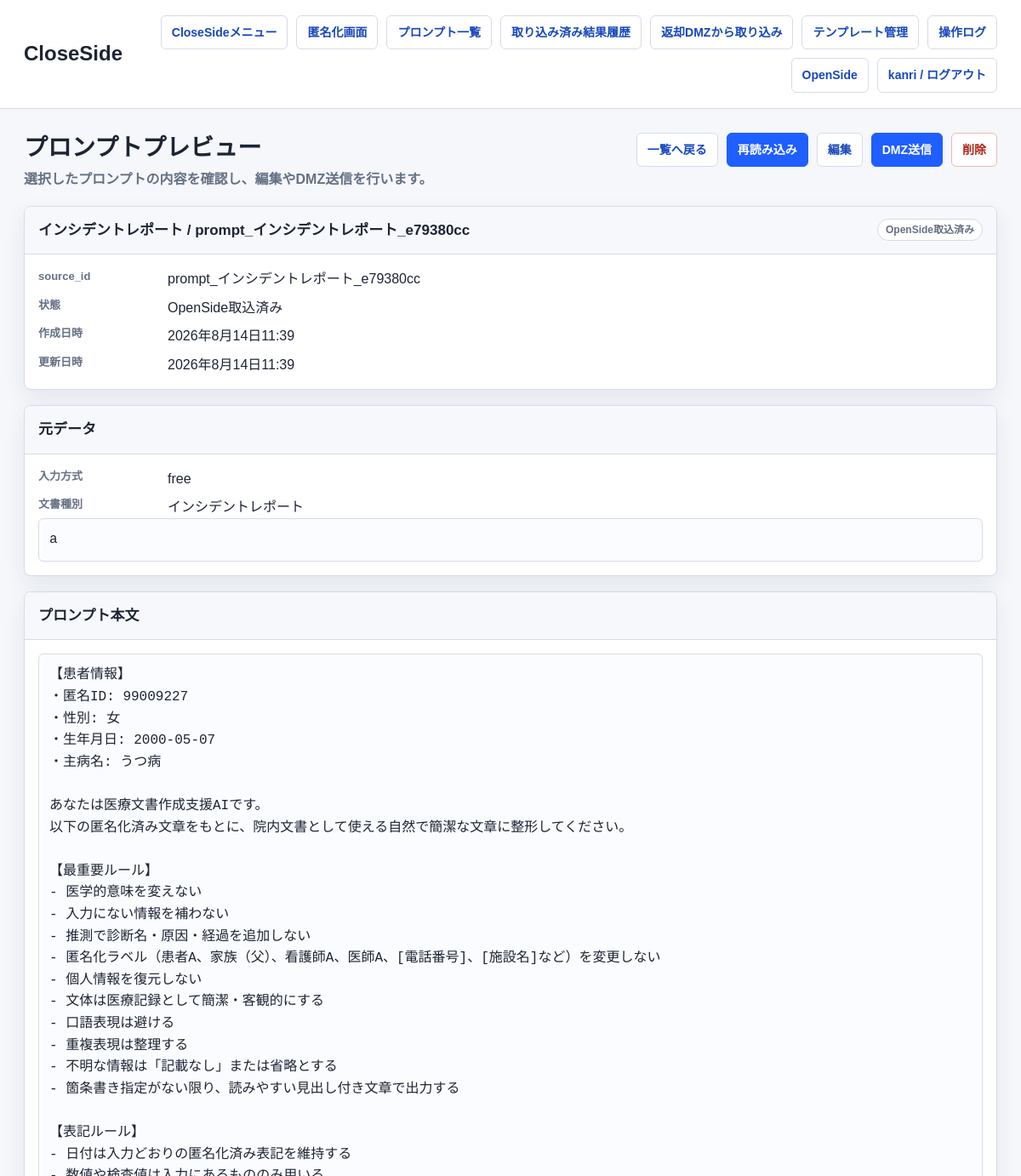
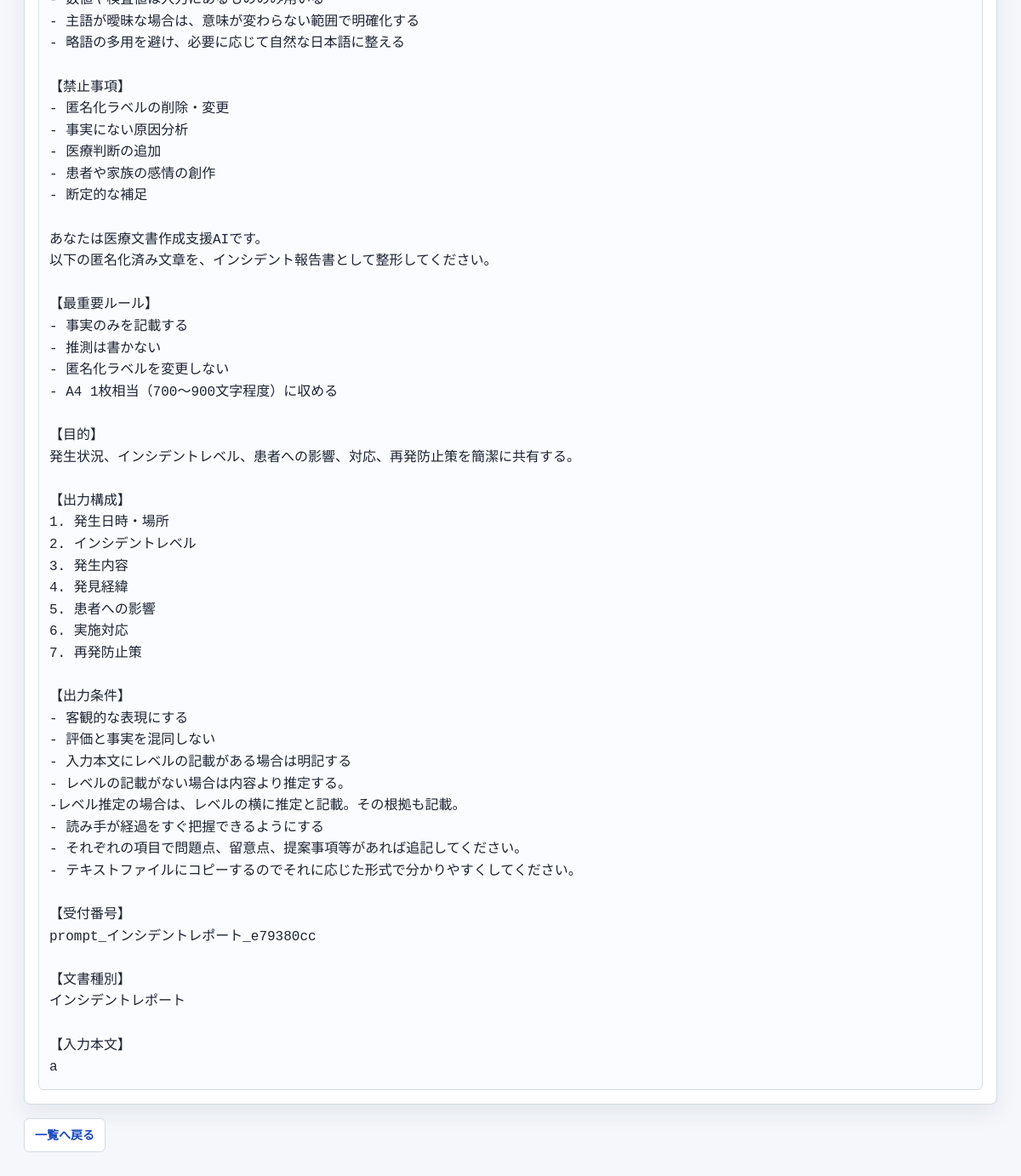
/close/prompts/98/ (signed in), run on the app's committed database (2 pictures, top to bottom).
### anonymizer_app/models.py (models this page shows, shortened)
class Prompt(models.Model):
    STATUS_CHOICES = [
        ('draft', '作成済み'),
        ('sent_to_dmz', 'DMZ送信済み'),
        ('imported_to_open', 'OpenSide取込済み'),
    ]
    name = models.CharField(max_length=255)
    content = models.TextField()
    source_input_data = models.JSONField(blank=True, default=dict)
    source_id = models.CharField(max_length=255, blank=True, default='', db_index=True)
    owner = models.ForeignKey(settings.AUTH_USER_MODEL, null=True, blank=True, on_delete=models.SET_NULL)
    status = models.CharField(max_length=32, choices=STATUS_CHOICES, default='draft')
    created_at = models.DateTimeField(default=timezone.now)
    updated_at = models.DateTimeField(auto_now=True)

### close_side/views.py (the view)
# urls.py: path('prompts/<int:pk>/', close_login_required(views.prompt_preview), name='prompt_preview'),
def prompt_preview(request, pk):
    prompt = get_object_or_404(_owned_queryset(Prompt.objects.all(), request.user), pk=pk)
    return render(request, 'anonymizer_app/prompt_preview.html', {'prompt': prompt})

### anonymizer_app/network_policy.py (called while the page is built)
def network_policy() -> dict:
    return getattr(settings, 'NETWORK_POLICY', DEFAULT_NETWORK_POLICY)

def get_client_ip(request) -> str:
    forwarded_for = request.META.get('HTTP_X_FORWARDED_FOR', '')
    if getattr(settings, 'NETWORK_POLICY_TRUST_X_FORWARDED_FOR', True) and forwarded_for:
        return forwarded_for.split(',')[0].strip()
    return request.META.get('REMOTE_ADDR') or ''

def normalize_ip(value: str):
    try:
        return ip_address(value)
    except ValueError:
        return None

def _networks(cidrs: list[str]):
    networks = []
    for cidr in cidrs:
        try:
            networks.append(ip_network(cidr))
        except ValueError:
            continue
    return networks

def side_for_path(path: str) -> str:
    for side, rule in network_policy().items():
        if any(path.startswith(prefix) for prefix in rule.get('paths', [])):
            return side
    return ''

def allowed_cidrs_for_side(side: str) -> list[str]:
    rule = network_policy().get(side, {})
    cidrs = list(rule.get('cidrs', []))
    if getattr(settings, 'NETWORK_POLICY_ALLOW_LOOPBACK', False):
        cidrs.extend(LOOPBACK_CIDRS)
    return cidrs

def is_client_allowed_for_side(client_ip: str, side: str) -> bool:
    parsed = normalize_ip(client_ip)
    if parsed is None:
        return False
    return any(parsed in network for network in _networks(allowed_cidrs_for_side(side)))

    def __call__(self, request):
        side = side_for_path(request.path_info)
        if not side or not getattr(settings, 'NETWORK_POLICY_ENFORCED', True):
            return self.get_response(request)
        client_ip = get_client_ip(request)
        if is_client_allowed_for_side(client_ip, side):
            request.network_segment = side
            request.client_ip = client_ip
            return self.get_response(request)
        self._log_denied_request(request, side, client_ip)
        label = network_policy().get(side, {}).get('label', side)
        return HttpResponseForbidden(f'{label} へのアクセス元ネットワークが許可されていません。')

### close_side/views.py (called while the page is built)
def _is_admin(user) -> bool:
    return bool(user.is_staff or user.is_superuser)

def _owned_queryset(queryset, user):
    if _is_admin(user):
        return queryset
    return queryset.filter(owner=user)

### anonymizer_app/templates/anonymizer_app/prompt_preview.html (shortened to what this page needs)
{% extends "anonymizer_app/base.html" %}
{% block brand %}CloseSide{% endblock %}
{% block page_title %}プロンプトプレビュー{% endblock %}
{% block page_subtitle %}<p class="page-subtitle">選択したプロンプトの内容を確認し、編集やDMZ送信を行います。</p>{% endblock %}
{% block page_actions %}
  <a class="button" href="{% url 'close_side:prompts_list' %}">一覧へ戻る</a>
  {% if prompt.source_input_data %}
    <a class="button primary" href="{% url 'close_side:home' %}?reload_prompt_id={{ prompt.pk }}">再読み込み</a>
  {% endif %}
  <a class="button" href="{% url 'close_side:prompt_edit' pk=prompt.pk %}">編集</a>
  <form class="inline-form" method="post" action="{% url 'close_side:prompt_send_to_dmz' pk=prompt.pk %}">
    <button class="primary" type="submit">DMZ送信</button>
  </form>
  <form class="inline-form" method="post" action="{% url 'close_side:prompt_delete' pk=prompt.pk %}" onsubmit="return confirm('このプロンプトを削除しますか？');">
    <button class="danger" type="submit">削除</button>
  </form>
{% endblock %}
{% block content %}
  <section class="panel">
    <div class="panel-header">
      <h3 class="panel-title">{{ prompt.name }}</h3>
      <span class="badge">{{ prompt.get_status_display }}</span>
    </div>
    <div class="panel-body">
      <dl class="meta-list">
        <dt>source_id</dt><dd>{{ prompt.source_id|default:"-" }}</dd>
        <dt>状態</dt><dd>{{ prompt.get_status_display }}</dd>
        <dt>作成日時</dt><dd>{{ prompt.created_at }}</dd>
        <dt>更新日時</dt><dd>{{ prompt.updated_at }}</dd>
      </dl>
    </div>
  </section>
  <section class="panel">
    <div class="panel-header">
      <h3 class="panel-title">元データ</h3>
    </div>
    <div class="panel-body">
      {% if prompt.source_input_data %}
        <dl class="meta-list">
          <dt>入力方式</dt><dd>{{ prompt.source_input_data.input_mode|default:"-" }}</dd>
          <dt>文書種別</dt><dd>{{ prompt.source_input_data.template_type|default:"-" }}</dd>
        </dl>
        <pre>{{ prompt.source_input_data.text|default:"-" }}</pre>
      {% else %}
        <p class="empty">元データがありません。</p>
      {% endif %}
    </div>
  </section>
  <section class="panel">
    <div class="panel-header">
      <h3 class="panel-title">プロンプト本文</h3>
    </div>
    <div class="panel-body">
      {% if prompt.content %}
        <pre>{{ prompt.content }}</pre>
      {% else %}
        <p class="empty">本文がありません。</p>
      {% endif %}
    </div>
  </section>
  <div class="actions history-preview-actions">
    <a class="button" href="{% url 'close_side:prompts_list' %}">一覧へ戻る</a>
  </div>
{% endblock %}

### anonymizer_app/templates/anonymizer_app/base.html (shortened to what this page needs)
<!DOCTYPE html>
<html lang="ja">
<head>
</head>
<body>
  <header class="app-header">
    <div class="header-inner">
      <h1 class="brand-title">{% block brand %}匿名化システム{% endblock %}</h1>
      <nav class="top-nav" aria-label="主要メニュー">
        {% if request.resolver_match.namespace == 'open_side' %}
          <a class="nav-link" href="{% url 'open_side:menu' %}">OpenSideメニュー</a>
          <a class="nav-link" href="{% url 'open_side:dmz_list' %}">プロンプト一覧</a>
          {% if request.user.is_staff or request.user.is_superuser %}
            <a class="nav-link" href="{% url 'open_side:operation_logs' %}">操作ログ</a>
          {% endif %}
          <a class="nav-link" href="{% url 'close_side:menu' %}">CloseSide</a>
          <form method="post" action="{% url 'open_side:logout' %}">
            {% csrf_token %}
            <button type="submit">{{ request.user.username }} / ログアウト</button>
          </form>
        {% else %}
          <a class="nav-link" href="{% url 'close_side:menu' %}">CloseSideメニュー</a>
          <a class="nav-link" href="{% url 'close_side:home' %}">匿名化画面</a>
          <a class="nav-link" href="{% url 'close_side:prompts_list' %}">プロンプト一覧</a>
          <a class="nav-link" href="{% url 'close_side:result_history_list' %}">取り込み済み結果履歴</a>
          <a class="nav-link" href="{% url 'close_side:result_import_list' %}">返却DMZから取り込み</a>
          <a class="nav-link" href="{% url 'close_side:templates_list' %}">テンプレート管理</a>
          {% if request.user.is_staff or request.user.is_superuser %}
            <a class="nav-link" href="{% url 'close_side:operation_logs' %}">操作ログ</a>
          {% endif %}
          <a class="nav-link" href="{% url 'open_side:menu' %}">OpenSide</a>
          <form method="post" action="{% url 'close_side:logout' %}">
            <button type="submit">{{ request.user.username }} / ログアウト</button>
          </form>
        {% endif %}
      </nav>
    </div>
  </header>
  <main class="content">
    <div class="page-head">
      <div>
        <h2 class="page-title">{% block page_title %}{% endblock %}</h2>
        {% block page_subtitle %}{% endblock %}
      </div>
      <div class="actions">{% block page_actions %}{% endblock %}</div>
    </div>
    {% block content %}{% endblock %}
  </main>
</body>
</html>

### anonymizer_app/templates/anonymizer_app/base.html (style rules this page uses)
* { box-sizing: border-box; }
:root { --bg: #f5f7fb; --panel: #fff; --surface: #f7f8fb; --line: #d6dbe6; --line-strong: #a8b1c2; --text: #1d2433; --muted: #657084; --blue: #1f5eff; --blue-dark: #1747bd; --green: #138a5b; --danger: #b42318; --amber: #a96a00; --shadow: 0 10px 26px rgba(29, 36, 51, 0.08); }
body { margin: 0; background: var(--bg); color: var(--text); font-family: Arial, "Hiragino Kaku Gothic ProN", "Yu Gothic", Meiryo, sans-serif; font-size: 16px; line-height: 1.6; }
a { color: var(--blue-dark); font-weight: 700; text-decoration-thickness: 2px; text-underline-offset: 4px; }
button, input, textarea, select { font: inherit; }
.app-header { position: sticky; top: 0; z-index: 10; border-bottom: 1px solid var(--line); background: rgba(255, 255, 255, 0.94); backdrop-filter: blur(10px); }
.header-inner, .content { max-width: 1240px; margin: 0 auto; padding: 18px 28px; }
.header-inner { display: flex; justify-content: space-between; gap: 20px; align-items: center; }
.brand-title { margin: 0; font-size: 24px; font-weight: 800; letter-spacing: 0; }
.top-nav { display: flex; flex-wrap: wrap; gap: 10px; justify-content: flex-end; align-items: center; }
.top-nav form, .inline-form { margin: 0; display: inline-flex; }
.nav-link, .button, button { display: inline-flex; align-items: center; justify-content: center; min-height: 38px; border: 1px solid var(--line); border-radius: 6px; background: #fff; color: var(--blue-dark); padding: 8px 12px; font-size: 14px; font-weight: 800; text-decoration: none; cursor: pointer; white-space: nowrap; transition: background 120ms ease, border-color 120ms ease, color 120ms ease, transform 120ms ease; }
.primary { border-color: var(--blue); background: var(--blue); color: #fff; }
.danger { border-color: #f0b8b2; color: var(--danger); }
.content { padding-top: 28px; padding-bottom: 40px; }
.page-head { display: flex; justify-content: space-between; gap: 20px; align-items: flex-start; margin-bottom: 18px; }
.page-title { margin: 0; font-size: 28px; line-height: 1.3; }
.page-subtitle { margin: 6px 0 0; color: var(--muted); font-weight: 700; }
.actions { display: flex; flex-wrap: wrap; gap: 10px; align-items: center; }
.panel, .card { border: 1px solid var(--line); border-radius: 8px; background: var(--panel); box-shadow: var(--shadow); overflow: hidden; }
.panel + .panel, .card + .card { margin-top: 18px; }
.panel-header { display: flex; justify-content: space-between; gap: 12px; align-items: center; min-height: 54px; border-bottom: 1px solid var(--line); background: var(--surface); padding: 14px 16px; }
.panel-title { margin: 0; font-size: 17px; font-weight: 800; }
.panel-body pre { margin: 0; }
.panel-body, .card { padding: 16px; }
.history-preview-actions { margin-top: 16px; }
pre { white-space: pre-wrap; word-break: break-word; border: 1px solid var(--line); border-radius: 6px; background: #fbfcff; padding: 12px; overflow: auto; }
.meta-list { display: grid; grid-template-columns: 140px minmax(0, 1fr); gap: 8px 12px; margin: 0; }
.meta-list dt { color: var(--muted); font-size: 13px; font-weight: 800; }
.meta-list dd { margin: 0; word-break: break-word; }
.badge { display: inline-flex; align-items: center; min-height: 26px; border: 1px solid var(--line); border-radius: 999px; background: #fff; color: var(--muted); padding: 2px 9px; font-size: 12px; font-weight: 800; white-space: nowrap; }

### data on the page
Prompt: name "インシデントレポート / prompt_インシデントレポート_e79380cc", status "OpenSide取込済み", source_id "prompt_インシデントレポート_e79380cc", created_at "2026年8月14日11:39", updated_at "2026年8月14日11:39", source_input_data.input_mode "free", source_input_data.template_type "インシデントレポート", source_input_data.text "a", content "【患者情報】 ・匿名ID: 99009227 ・性別: 女 ・生年月日: 2000-05-07 ・主病名: うつ病 あなたは医療文書作成支援AIです。 以下の匿名化済み文章をもとに、院内文書として使える自然で簡潔な文章に整形してください。 【最重要ルール】 - 医学的意味を変えない - 入力にない情報を補わない - 推測で診断名・原因・経過を追加しない - 匿名化ラベル（患者A、家族（父）、看護師A、医師A、[電話番号]、[施設名]など）を変更しない - 個人情報を復元しない - 文体は医療記録として簡潔・客観的にする - 口語表現は避ける - 重複表現は整理する - 不明な情報は「記載なし」または省略とする - 箇条書き指定がない限り、読みやすい見出し付き文章で出力する 【表記ルール】 - 日付は入力どおりの匿名化済み表記を維持する - 数値や検査値は入力にあるもののみ用いる - 主語が曖昧な場合は、意味が変わらない範囲で明確化する - 略語の多用を避け、必要に応じて自然な日本語に整える 【禁止事項】 - 匿名化ラベルの削除・変更 - 事実にない原因分析 - 医療判断の追加 - 患者や家族の感情の創作 - 断定的な補足 あなたは医療文書作成支援AIです。 以下の匿名化済み文章を、インシデント報告書として整形してください。 【最重要ルール】 - 事実のみを記載する - 推測は書かない - 匿名化ラベルを変更しない - A4 1枚相当（700〜900文字程度）に収める 【目的】 発生状況、インシデントレベル、患者への影響、対応、再発防止策を簡潔に共有する。 【出力構成】 1.…"

### other printed values
{{ request.user.username }} "kanri"
